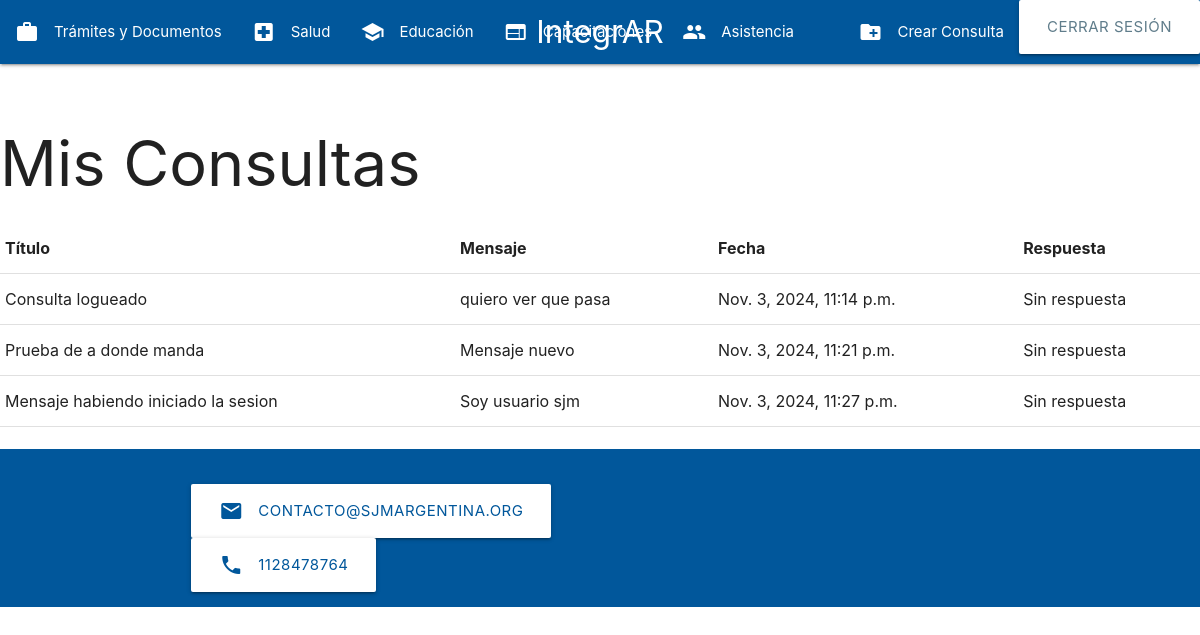
Screenshot of /mis-consultas/ (signed in) with the database file from the repository.
### consultas/models.py (models this page shows, shortened)
class Mensaje(models.Model):
    id = models.AutoField(primary_key=True)  # Campo para el ID (número de seguimiento)
    titulo = models.CharField(max_length=200)
    mensaje = models.TextField()
    fecha = models.DateTimeField(auto_now_add=True)
    usuario = models.ForeignKey(User, null=True, blank=True, on_delete=models.SET_NULL)
    nombre = models.CharField(max_length=100, blank=True)  # Para usuarios no registrados
    apellido = models.CharField(max_length=100, blank=True)
    telefono = models.CharField(max_length=15, blank=True)
    email = models.EmailField(blank=True)
    nucleo_familiar = models.CharField(max_length=100, blank=True)  # No obligatorio
    ubicacion = models.ForeignKey(Ubicacion, on_delete=models.CASCADE, related_name='mensajes', null=True)  # Permite nulos temporalmente
    area = models.ForeignKey(Area, on_delete=models.CASCADE, related_name='mensajes', null=True)  # Permite nulos temporalmente
    respuesta = models.TextField(blank=True)

### consultas/views.py (the view)
# urls.py: path('mis-consultas/', views.mis_consultas, name='mis_consultas'),
@login_required
def mis_consultas(request):
    if request.user.is_authenticated:
        mensajes = Mensaje.objects.filter(usuario=request.user)
    else:
        mensajes = []
    return render(request, 'mis_consultas.html', {'mensajes': mensajes})

### consultas/templates/mis_consultas.html (shortened to what this page needs)
{% include 'navbar.html' %}
<h1>Mis Consultas</h1>
<table>
    <thead>
        <tr>
            <th>Título</th>
            <th>Mensaje</th>
            <th>Fecha</th>
            <th>Respuesta</th>
        </tr>
    </thead>
    <tbody>
        {% for mensaje in mensajes %}
        <tr>
            <td>{{ mensaje.titulo }}</td>
            <td>{{ mensaje.mensaje }}</td>
            <td>{{ mensaje.fecha }}</td>
            <td>{{ mensaje.respuesta|default:"Sin respuesta" }}</td>
        </tr>
        {% empty %}
        <tr>
            <td colspan="4">No has realizado ninguna consulta.</td>
        </tr>
        {% endfor %}
    </tbody>
</table>
{% include 'footer.html' %}

### rows the page displays
Mensaje: titulo "Consulta logueado", mensaje "quiero ver que pasa", fecha "Nov. 3, 2024, 11:14 p.m.", respuesta "Sin respuesta"
Mensaje: titulo "Prueba de a donde manda", mensaje "Mensaje nuevo", fecha "Nov. 3, 2024, 11:21 p.m.", respuesta "Sin respuesta"
Mensaje: titulo "Mensaje habiendo iniciado la sesion", mensaje "Soy usuario sjm", fecha "Nov. 3, 2024, 11:27 p.m.", respuesta "Sin respuesta"
